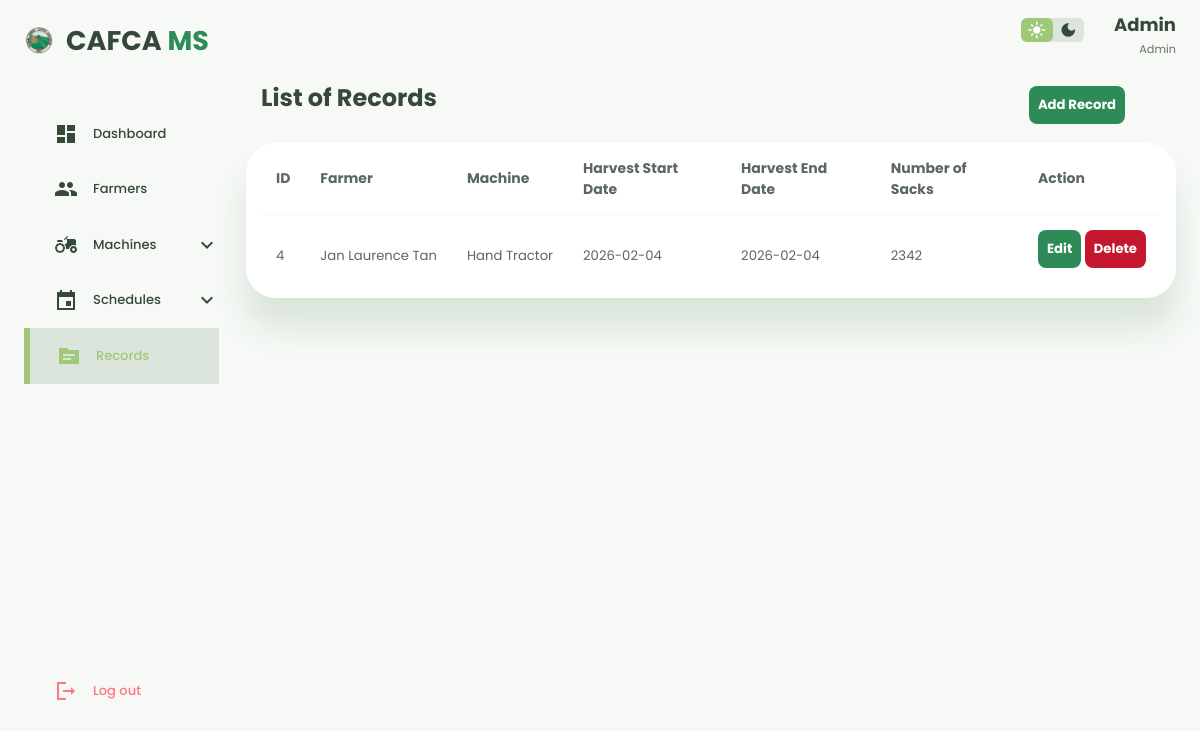
The app's page /dashboard/records/records.php (signed in) with its own data.
### tables this page shows
CREATE TABLE `records` (
  `id` int(255) NOT NULL,
  `farmer_id` int(255) NOT NULL,
  `machine_id` int(255) NOT NULL,
  `harvest_start_date` date DEFAULT NULL,
  `harvest_end_date` date DEFAULT NULL,
  `number_of_sacks` int(255) NOT NULL
);

CREATE TABLE `farmers` (
  `id` int(255) NOT NULL,
  `name` varchar(255) NOT NULL,
  `age` int(2) NOT NULL,
  `birthday` date NOT NULL,
  `address` varchar(255) NOT NULL,
  `land` varchar(255) NOT NULL,
  `unit` varchar(20) NOT NULL,
  `phone` varchar(11) NOT NULL,
  `created_at` varchar(255) NOT NULL DEFAULT current_timestamp()
);

CREATE TABLE `machines` (
  `id` int(255) NOT NULL,
  `name` varchar(255) NOT NULL,
  `type` varchar(255) NOT NULL,
  `status` varchar(255) NOT NULL,
  `acquisition_date` date NOT NULL,
  `last_returned` datetime DEFAULT NULL
);

### dashboard/records/records.php (the view, shortened to what this page needs)
<?php
$servername = "localhost";
$username = "root";
$password = "";
$database = "testdb";
$conn = new mysqli($servername, $username, $password, $database);
?>
<!DOCTYPE html>
<html lang="en">
<head>
    <link rel="stylesheet" href="../farmers_sec/farmerstyle.css">
</head>
<body>
    <div class="container">
        <aside>
            <div class="top">
                <a class="logo" href="../main/dashdex.php">
                    <img src="../../LandingPage/others/logo.png">
                    <h2>CAFCA <span>MS</span></h2>
                </a>
            </div>
            <div class="sidebar">
                <a href="../main/dashdex.php">
                    <span class="material-icons-sharp">dashboard</span>
                    <h3>Dashboard</h3>
                </a>
                <a href="../farmers_sec/farmers.php">
                    <span class="material-icons-sharp">people</span>
                    <h3>Farmers</h3>
                </a>
                <?php
                $statusParam = $_GET['status'] ?? '';
                $currentPage = basename($_SERVER['PHP_SELF']);
                $isMachinePage = ($currentPage === 'machine.php');
                ?>
                <div class="sidebar-dropdown <?= ($isMachinePage && $statusParam) ? 'open' : '' ?>">
                    <a href="javascript:void(0)" class="dropdown-toggle"
                        aria-expanded="<?= ($isMachinePage && $statusParam) ? 'true' : 'false' ?>">
                        <span class="material-icons-sharp">agriculture</span>
                        <h3>Machines</h3>
                        <span class="material-icons-sharp dropdown-icon">expand_more</span>
                    </a>
                </div>
                <div class="sidebar-dropdown <?= $schedulesStatus ? 'open' : '' ?>">
                    <a href="javascript:void(0)" class="dropdown-toggle"
                        aria-expanded="<?= $schedulesStatus ? 'true' : 'false' ?>">
                        <span class="material-icons-sharp">event</span>
                        <h3>Schedules</h3>
                        <span class="material-icons-sharp dropdown-icon">expand_more</span>
                    </a>
                </div>
                <a href="../records/records.php" class="active">
                    <span class="material-icons-sharp">topic</span>
                    <h3>Records</h3>
                </a>
                <div class="logout"><a href="../../login/logout.php" onclick="return confirm('Are you sure you want to log out?');" class="danger">
                        <span class="material-icons-sharp">logout</span>
                        <h3>Log out</h3>
                    </a>
                </div>
            </div>
        </aside>
        <main>
            <div class="top">
                <div class="theme-toggler">
                    <span class="material-icons-sharp active">light_mode</span>
                    <span class="material-icons-sharp">dark_mode</span>
                </div>
                <div class="profile" style="display: flex; flex-direction: column; text-align: right;">
                    <span
                        style="font-size: 18px; text-transform: capitalize; font-weight: 700; "><?= $_SESSION['username']; ?></span>
                    <small class="text-muted">Admin</small>
                </div>
            </div>
            <div class="title">
                <h2 class="machine-count">List of Records</h2>
                <a href="add_records.php" class="btn btn-primary records" role="button">Add Record</a>
            </div>
            <br>
            <div class='table-scroll'>
                <table style='width:100%' class='table'>
                    <thead>
                        <tr>
                            <th>ID</th>
                            <th>Farmer</th>
                            <th>Machine</th>
                            <th>Harvest Start Date</th>
                            <th>Harvest End Date</th>
                            <th>Number of Sacks</th>
                            <th>Action</th>
                        </tr>
                    </thead>
                    <tbody>
                    <?php
                    $sql = "
                        SELECT
                            records.id AS id,
                            farmers.name AS farmer_name,
                            machines.name AS machine_name,
                            records.harvest_start_date,
                            records.harvest_end_date,
                            records.number_of_sacks
                        FROM records
                        JOIN farmers ON records.farmer_id = farmers.id
                        JOIN machines ON records.machine_id = machines.id
                        ORDER BY records.id DESC
                    ";
                    $result = $conn->query($sql);
                    while ($row = $result->fetch_assoc()) {
                        echo "
                    <tr>
                        <td>" . htmlspecialchars($row['id']) . "</td>
                        <td>" . htmlspecialchars($row['farmer_name']) . "</td>
                        <td>" . htmlspecialchars($row['machine_name']) . "</td>
                        <td>" . htmlspecialchars($row['harvest_start_date']) . "</td>
                        <td>" . htmlspecialchars($row['harvest_end_date']) . "</td>
                        <td>" . htmlspecialchars($row['number_of_sacks']) . "</td>
                        <td>
                            <a class='btn btn-primary btn-sm' href='edit_records.php?id=" . htmlspecialchars($row['id']) . "'>Edit</a>
                            <a class='btn btn-danger btn-sm'
                                            onclick=\"return confirm('Are you sure you want to delete " . htmlspecialchars($row['farmer_name']) . "\\'s record?');\"
                                            href='delete_records.php?id=" . htmlspecialchars($row['id']) . "'>Delete</a>
                        </td>
                    </tr>
                    ";
                    }
                    ?>
                    </tbody>
                </table>
            </div>
        </main>
    </div>
</body>
</html>

### records on screen
records: id "4", farmer.name "Jan Laurence Tan", machine.name "Hand Tractor", harvest_start_date "2026-02-04", harvest_end_date "2026-02-04", number_of_sacks "2342"

### other values on screen
$_SESSION['username'] "Admin"
